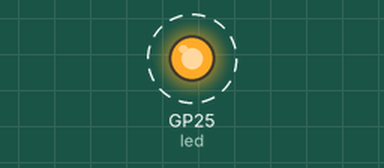
Recording of a program running on a simulated Raspberry Pi Pico running MicroPython. On the bench: output pins drawn as LEDs (lit = HIGH). Dashed ring = blinking.

Above: at 0.5 s.
Timing chart, 0 to 4.6 s (numbered marks = the images above):
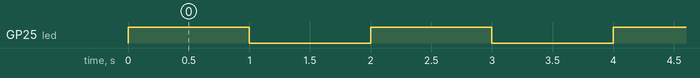

Measured:
- by itself, GP25 (led): alternates HIGH for 1.0 s and LOW for 1.0 s

The program:

001_blink.py
```python
from machine import Pin
from time import sleep_ms

LED_PIN = "LED"
DELAY_VAL = 1000

led = Pin(LED_PIN, Pin.OUT)

while True:
    led.on()
    sleep_ms(DELAY_VAL)
    led.off()
    sleep_ms(DELAY_VAL)
```
